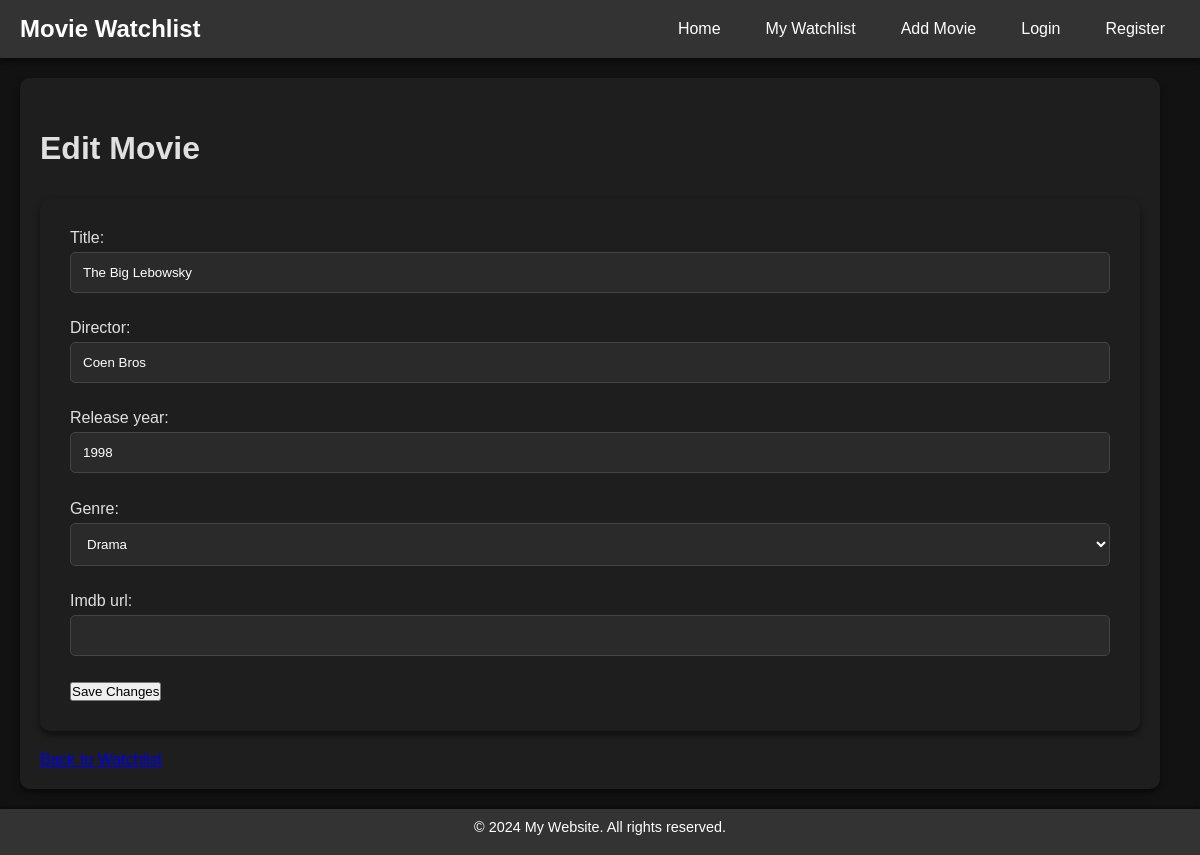
The page /movies/edit_movie/3/ on the database as committed earlier.
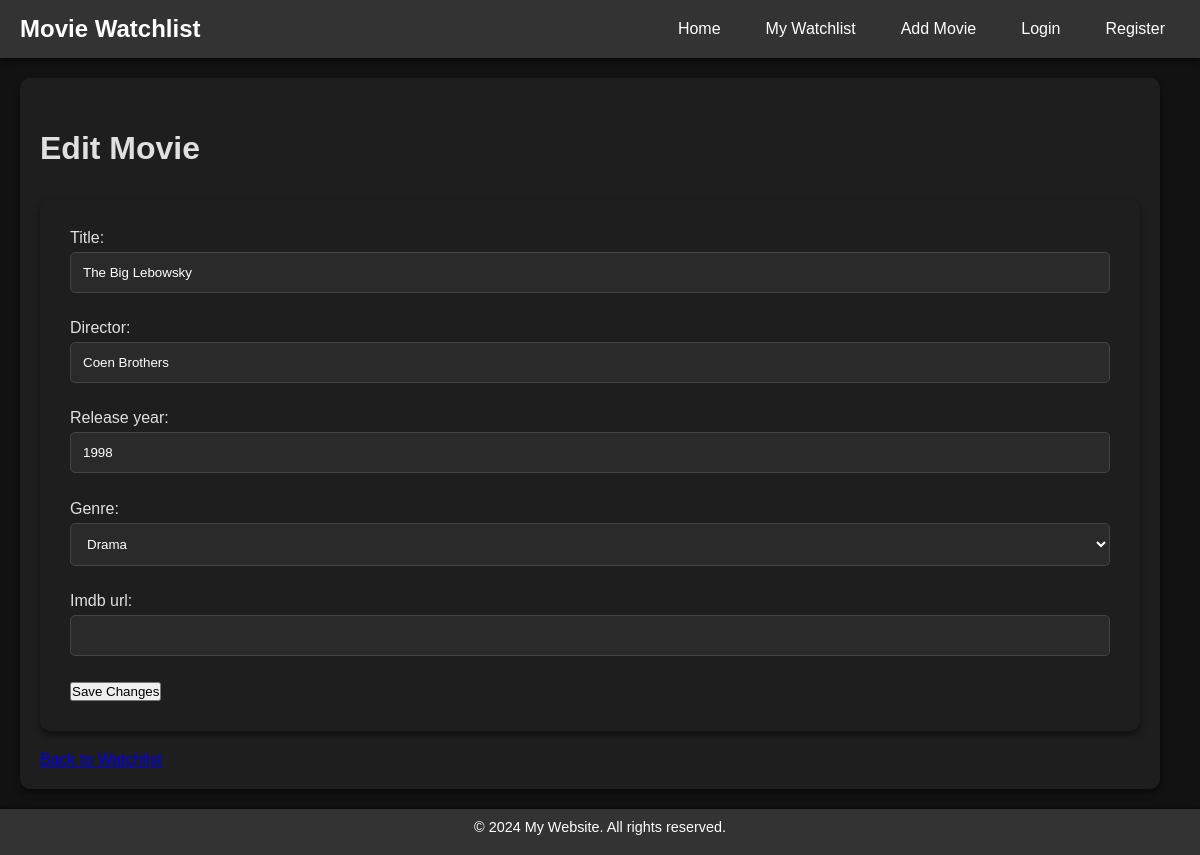
The same page on the database as committed later.
### movies/models.py (models this page shows, shortened)
class Movie(models.Model):
    GENRE_CHOICES = [
        ('ACTION', 'Action'),
        ('COMEDY', 'Comedy'),
        ('DRAMA', 'Drama'),
        ('FANTASY', 'Fantasy'),
        ('HORROR', 'Horror'),
        ('MYSTERY', 'Mystery'),
        ('ROMANCE', 'Romance'),
        ('SCIFI', 'Science Fiction'),
        ('THRILLER', 'Thriller'),
        ('ANIMATION', 'Animation'),
        ('DOCUMENTARY', 'Documentary'),
        ('OTHER', 'Other'),
    ]
    user = models.ForeignKey(User, on_delete=models.CASCADE)
    title = models.CharField(max_length=255)
    director = models.CharField(max_length=255)
    release_year = models.PositiveIntegerField()
    genre = models.CharField(
        max_length=20,
        choices=GENRE_CHOICES,
        default='OTHER'
    )
    imdb_url = models.URLField(blank=True, null=True)

### movies/views.py (the view)
def edit_movie(request, movie_id):
    movie = get_object_or_404(Movie, id=movie_id)
    if request.method == 'POST':
        form = MovieForm(request.POST, instance=movie)
        if form.is_valid():
            edit_movie = form.save(commit=False)
            edit_movie.user = request.user
            edit_movie.save()
            return redirect('movies:watchlist')
    else:
        form = MovieForm(instance=movie)
    return render(request, 'movies/edit_movies.html', {'form': form, 'movie': movie})

### movies/forms.py
class MovieForm(forms.ModelForm):
    class Meta:
        model = Movie
        fields = ['title', 'director', 'release_year', 'genre', 'imdb_url']

### movies/templates/movies/edit_movies.html (shortened to what this page needs)
{% extends "base.html" %}
{% block content %}
    <h1>Edit Movie</h1>
    <form method="post">
        {{ form.as_p }}
        <button type="submit">Save Changes</button>
    </form>
    <a href="{% url 'movies:watchlist' %}">Back to Watchlist</a>
{% endblock content %}

Rows that differ between the two databases and show on the page:
changed Movie "The Big Lebowsky": director "Coen Bros" → "Coen Brothers"
